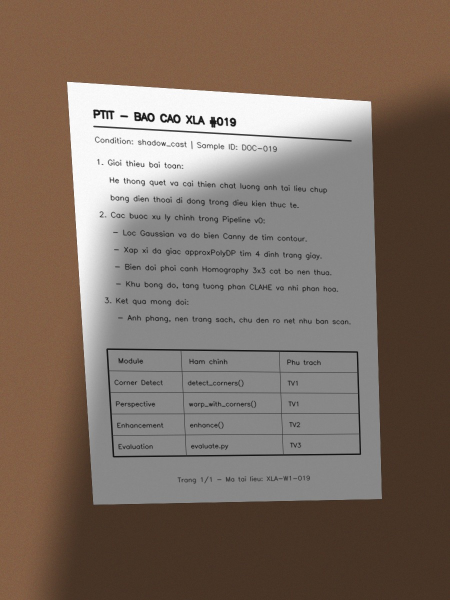
#> input picture data/raw/doc_019.jpg, 900 x 1200 px (shown at 1/2 size)
$ python tv2_sandbox.py
#> lines starting #> are read from the running program, lines starting #| are printed output that depends on the picture
### core/enhancer.py
"""Module tiền xử lý và tăng cường chất lượng ảnh tài liệu.

================================================================================
PHÂN CÔNG: Thành viên 2 (TV2) sở hữu và chỉnh sửa file này.
Các thành viên khác KHÔNG sửa file này để tránh xung đột Git (Merge Conflict).
================================================================================

Lộ trình công việc của TV2 trong file này:
- Tuần 1 (Đã xong): Chốt chữ ký hàm `enhance(image, ...)` và các hàm con.
- Tuần 2:
    + Hoàn thiện `to_grayscale(image)`: chuyển ảnh màu BGR sang đa mức xám.
    + Hoàn thiện `apply_threshold(gray, cfg)`: cài đặt ngưỡng toàn cục Otsu (`"otsu"`)
      và ngưỡng thích nghi (`"adaptive_mean"`, `"adaptive_gaussian"`).
- Tuần 3:
    + Hoàn thiện `remove_shadow_bg(gray, cfg)`: ước lượng nền sáng bằng phép đóng hình thái học
      (Morphological Closing) hoặc làm mờ nhân lớn, sau đó chia chuẩn hóa để khử bóng đổ.
    + Hoàn thiện `denoise_image(gray, cfg)`: lọc trung vị (Median) hoặc lọc song phương (Bilateral).
    + Hoàn thiện `apply_clahe(gray, cfg)`: cân bằng biểu đồ mức xám cục bộ có giới hạn tương phản.
"""

from __future__ import annotations

from typing import Any
import cv2
import numpy as np


DEFAULT_ENHANCE_CONFIG: dict[str, Any] = {
    "bg_kernel_size": 31,
    "denoise_method": "median",          # "median" hoặc "bilateral"
    "denoise_ksize": 3,
    "bilateral_d": 9,
    "bilateral_sigma_color": 50,
    "bilateral_sigma_space": 50,
    "clahe_clip_limit": 2.0,
    "clahe_tile_grid": (8, 8),
    "threshold_method": "adaptive_gaussian",
    "block_size": 21,
    "c_offset": 10,
}

def _validate_gray(gray: np.ndarray) -> np.ndarray:
    """Kiểm tra ảnh xám đầu vào và chuẩn hóa về uint8."""
    if gray is None or not isinstance(gray, np.ndarray) or gray.size == 0:
        raise ValueError("Ảnh đầu vào không hợp lệ (None hoặc rỗng).")
    if gray.ndim != 2:
        raise ValueError("Hàm này yêu cầu ảnh xám một kênh (HxW).")
    if gray.dtype != np.uint8:
        gray = np.clip(gray, 0, 255).astype(np.uint8)
    return gray


def to_grayscale(image: np.ndarray) -> np.ndarray:
    """Chuyển ảnh BGR 3 kênh sang ảnh đa mức xám 1 kênh uint8."""
    if image is None or not isinstance(image, np.ndarray) or image.size == 0:
        raise ValueError("Ảnh đầu vào không hợp lệ (None hoặc rỗng).")

    if image.dtype != np.uint8:
        image = np.clip(image, 0, 255).astype(np.uint8)

    if image.ndim == 2:
        return image.copy()

    if image.ndim == 3 and image.shape[2] == 3:
        return cv2.cvtColor(image, cv2.COLOR_BGR2GRAY)

    raise ValueError("Ảnh phải có dạng HxW (xám) hoặc HxWx3 (BGR).")


def remove_shadow_bg(gray: np.ndarray, cfg: dict[str, Any]) -> np.ndarray:
    """
    Ước lượng nền sáng bằng Morphological Closing rồi chia chuẩn hóa.

    Closing giúp lấp các vùng tối nhỏ (ví dụ nét chữ) để ước lượng nền
    chiếu sáng. Kernel cần đủ lớn so với độ dày nét chữ và kích thước ảnh.
    """
    gray = _validate_gray(gray)
    cfg = cfg or {}

    ksize = int(cfg.get("bg_kernel_size", DEFAULT_ENHANCE_CONFIG["bg_kernel_size"]))
    ksize = max(3, ksize)
    if ksize % 2 == 0:
        ksize += 1

    kernel = cv2.getStructuringElement(
        cv2.MORPH_ELLIPSE, (ksize, ksize)
    )
    background = cv2.morphologyEx(gray, cv2.MORPH_CLOSE, kernel)

    # Tránh chia cho 0 tại các điểm nền rất tối.
    background = np.maximum(background, 1)
    corrected = cv2.divide(gray, background, scale=255)

    # Giữ dải mức xám đầy đủ sau chuẩn hóa.
    corrected = cv2.normalize(
        corrected, None, alpha=0, beta=255, norm_type=cv2.NORM_MINMAX
    )
    return corrected.astype(np.uint8)


def denoise_image(gray: np.ndarray, cfg: dict[str, Any]) -> np.ndarray:
    """Khử nhiễu bằng Median hoặc Bilateral theo cấu hình."""
    gray = _validate_gray(gray)
    cfg = cfg or {}

    method = str(cfg.get("denoise_method", "median")).lower()

    if method == "median":
        ksize = int(cfg.get("denoise_ksize", 3))
        ksize = max(3, ksize)
        if ksize % 2 == 0:
            ksize += 1
        return cv2.medianBlur(gray, ksize)

    if method == "bilateral":
        d = int(cfg.get("bilateral_d", 9))
        sigma_color = float(cfg.get("bilateral_sigma_color", 50))
        sigma_space = float(cfg.get("bilateral_sigma_space", 50))
        return cv2.bilateralFilter(
            gray, d, sigma_color, sigma_space
        )

    raise ValueError(
        "denoise_method không hợp lệ. Chọn 'median' hoặc 'bilateral'."
    )


def apply_clahe(gray: np.ndarray, cfg: dict[str, Any]) -> np.ndarray:
    """Tăng cường tương phản cục bộ bằng CLAHE."""
    gray = _validate_gray(gray)
    cfg = cfg or {}

    clip_limit = float(
        cfg.get("clahe_clip_limit", DEFAULT_ENHANCE_CONFIG["clahe_clip_limit"])
    )
    tile_grid = tuple(
        cfg.get("clahe_tile_grid", DEFAULT_ENHANCE_CONFIG["clahe_tile_grid"])
    )

    if clip_limit <= 0:
        raise ValueError("clahe_clip_limit phải lớn hơn 0.")
    if len(tile_grid) != 2 or int(tile_grid[0]) <= 0 or int(tile_grid[1]) <= 0:
        raise ValueError("clahe_tile_grid phải gồm 2 số nguyên dương.")

    clahe = cv2.createCLAHE(
        clipLimit=clip_limit,
        tileGridSize=(int(tile_grid[0]), int(tile_grid[1])),
    )
    return clahe.apply(gray)


def apply_threshold(gray: np.ndarray, cfg: dict[str, Any]) -> np.ndarray:
    """
    Nhị phân hóa ảnh, tạo chữ tối trên nền sáng.

    Hỗ trợ:
    - "otsu"
    - "adaptive_mean"
    - "adaptive_gaussian"
    """
    gray = _validate_gray(gray)
    cfg = cfg or {}

    method = str(cfg.get("threshold_method", "adaptive_gaussian")).lower()

    if method == "otsu":
        _, binary = cv2.threshold(
            gray,
            0,
            255,
            cv2.THRESH_BINARY + cv2.THRESH_OTSU,
        )
        return binary

    if method in ("adaptive_mean", "adaptive_gaussian"):
        block_size = int(cfg.get("block_size", 21))
        if block_size < 3:
            raise ValueError("block_size phải lớn hơn hoặc bằng 3.")
        if block_size % 2 == 0:
            raise ValueError("block_size phải là số lẻ.")

        c_offset = float(cfg.get("c_offset", 10))
        adaptive_method = (
            cv2.ADAPTIVE_THRESH_MEAN_C
            if method == "adaptive_mean"
            else cv2.ADAPTIVE_THRESH_GAUSSIAN_C
        )

        return cv2.adaptiveThreshold(
            gray,
            255,
            adaptive_method,
            cv2.THRESH_BINARY,
            block_size,
            c_offset,
        )

    raise ValueError(
        "threshold_method không hợp lệ. Chọn 'otsu', "
        "'adaptive_mean' hoặc 'adaptive_gaussian'."
    )


def enhance(
    image: np.ndarray,
    remove_shadow: bool = True,
    denoise: bool = True,
    use_clahe: bool = True,
    binarize: bool = True,
    config: dict[str, Any] | None = None,
) -> np.ndarray:
    """
    Hàm giao diện chính: tăng cường chất lượng ảnh tài liệu đã nắn phẳng.

    Giữ nguyên tên hàm và tham số cờ để TV3 có thể bật/tắt từng bước
    trong Ablation Study.

    Args:
        image: Ảnh BGR (HxWx3) hoặc ảnh xám (HxW), uint8.
        remove_shadow: Bật/tắt bước loại bỏ bóng.
        denoise: Bật/tắt bước khử nhiễu.
        use_clahe: Bật/tắt bước tăng tương phản CLAHE.
        binarize: Bật/tắt bước nhị phân hóa.
        config: Các tham số ghi đè DEFAULT_ENHANCE_CONFIG.

    Returns:
        Ảnh xám hoặc nhị phân một kênh HxW, dtype uint8.
    """
    gray = to_grayscale(image)
    cfg = {**DEFAULT_ENHANCE_CONFIG, **(config or {})}

    out = gray

    if remove_shadow:
        out = remove_shadow_bg(out, cfg)

    if denoise:
        out = denoise_image(out, cfg)

    if use_clahe:
        out = apply_clahe(out, cfg)

    if binarize:
        out = apply_threshold(out, cfg)

    return out

### experiments/tv2_sandbox.py

"""
Script kiểm thử riêng dành cho Thành viên 2 (TV2).

Chức năng:
1. Kiểm thử trên 6 ảnh doc_019 đến doc_024 (nhóm ảnh có bóng đổ).
2. Lưu ảnh grayscale.
3. So sánh trước/sau khi khử bóng đổ.
4. So sánh trước/sau CLAHE.
5. So sánh Otsu, Adaptive Mean và Adaptive Gaussian.
6. Lưu ảnh kết quả của pipeline enhance() hoàn chỉnh.
7. Tạo ảnh tổng hợp để phục vụ báo cáo mục 2.5–2.7 và 8.2.

Cách chạy:
    python3 experiments/tv2_sandbox.py

Chạy một ảnh:
    python3 experiments/tv2_sandbox.py --images doc_019

Kết quả:
    experiments/outputs/tv2/
"""

from __future__ import annotations

import argparse
import sys
from pathlib import Path

import cv2
import numpy as np


# ============================================================
# 1. PROJECT CONFIGURATION
# ============================================================

PROJECT_ROOT = Path(__file__).resolve().parent.parent

if str(PROJECT_ROOT) not in sys.path:
    sys.path.insert(0, str(PROJECT_ROOT))

from core.enhancer import (
    DEFAULT_ENHANCE_CONFIG,
    to_grayscale,
    remove_shadow_bg,
    denoise_image,
    apply_clahe,
    apply_threshold,
    enhance,
)


RAW_DIR = PROJECT_ROOT / "data" / "raw"

OUTPUT_DIR = (
    PROJECT_ROOT
    / "experiments"
    / "outputs"
    / "tv2"
)

DEFAULT_IMAGES = [
    "doc_019",
    "doc_020",
    "doc_021",
    "doc_022",
    "doc_023",
    "doc_024",
]


# ============================================================
# 2. UTILITY FUNCTIONS
# ============================================================

def save_image(path: Path, image: np.ndarray) -> None:
    """
    Lưu ảnh vào đường dẫn chỉ định.
    Tự động tạo thư mục nếu chưa tồn tại.
    """

    path.parent.mkdir(parents=True, exist_ok=True)

    if image is None or image.size == 0:
        print(f"[WARNING] Empty image: {path.name}")
        return

    success = cv2.imwrite(str(path), image)

    if success:
        print(f"[SAVED] {path.name}")
    else:
        print(f"[ERROR] Cannot save: {path}")


def create_config(**overrides) -> dict:
    """
    Tạo bản config riêng để thử nghiệm.
    Không thay đổi DEFAULT_ENHANCE_CONFIG.
    """

    config = dict(DEFAULT_ENHANCE_CONFIG)
    config.update(overrides)

    return config


def resize_for_comparison(
    image: np.ndarray,
    max_width: int = 600
) -> np.ndarray:
    """
    Resize ảnh để tạo ảnh so sánh.
    Giữ nguyên tỷ lệ khung hình.
    """

    height, width = image.shape[:2]

    if width <= max_width:
        return image.copy()

    scale = max_width / width

    new_width = int(width * scale)
    new_height = int(height * scale)

    return cv2.resize(
        image,
        (new_width, new_height),
        interpolation=cv2.INTER_AREA
    )


def create_comparison(
    images: list,
    output_path: Path,
    max_width: int = 600
) -> None:
    """
    Ghép nhiều ảnh thành một ảnh so sánh ngang.

    images:
        [
            ("Original", image1),
            ("Enhanced", image2)
        ]
    """

    panels = []

    for title, image in images:

        if image is None:
            continue

        # Chuyển về grayscale để hiển thị thống nhất
        if len(image.shape) == 3:
            display = cv2.cvtColor(
                image,
                cv2.COLOR_BGR2GRAY
            )
        else:
            display = image.copy()

        display = resize_for_comparison(
            display,
            max_width
        )

        # Chuyển grayscale thành BGR
        display = cv2.cvtColor(
            display,
            cv2.COLOR_GRAY2BGR
        )

        height, width = display.shape[:2]

        # Tạo vùng tiêu đề
        header = np.full(
            (40, width, 3),
            245,
            dtype=np.uint8
        )

        cv2.putText(
            header,
            title,
            (10, 27),
            cv2.FONT_HERSHEY_SIMPLEX,
            0.65,
            (0, 0, 0),
            2,
            cv2.LINE_AA
        )

        panel = np.vstack([
            header,
            display
        ])

        panels.append(panel)

    if not panels:
        return

    # Đồng bộ chiều cao các panel
    max_height = max(
        panel.shape[0]
        for panel in panels
    )

    normalized_panels = []

    for panel in panels:

        if panel.shape[0] < max_height:

            padding = np.full(
                (
                    max_height - panel.shape[0],
                    panel.shape[1],
                    3
                ),
                255,
                dtype=np.uint8
            )

            panel = np.vstack([
                panel,
                padding
            ])

        normalized_panels.append(panel)

    comparison = np.hstack(normalized_panels)

    save_image(output_path, comparison)


# ============================================================
# 3. PROCESS ONE IMAGE
# ============================================================

def process_image(image_name: str) -> bool:

    print("\n" + "=" * 60)
    print(f"PROCESSING: {image_name}")
    print("=" * 60)

    image_path = RAW_DIR / f"{image_name}.jpg"

    image_output_dir = OUTPUT_DIR / image_name

    image_output_dir.mkdir(
        parents=True,
        exist_ok=True
    )

    # --------------------------------------------------------
    # Load original image
    # --------------------------------------------------------

    original = cv2.imread(
        str(image_path),
        cv2.IMREAD_COLOR
    )

    if original is None:

        print(f"[ERROR] Cannot read image: {image_path}")

        return False

    print("[OK] Original image loaded")

    save_image(
        image_output_dir / "00_original.jpg",
        original
    )

    # --------------------------------------------------------
    # STEP 1: Grayscale
    # --------------------------------------------------------

    print("\n[STEP 1] Grayscale conversion")

    gray = to_grayscale(original)

    save_image(
        image_output_dir / "01_grayscale.jpg",
        gray
    )

    # --------------------------------------------------------
    # STEP 2: Shadow removal
    # --------------------------------------------------------

    print("\n[STEP 2] Shadow removal")

    shadow_config = create_config()

    shadow_removed = remove_shadow_bg(
        gray,
        shadow_config
    )

    save_image(
        image_output_dir / "02_shadow_removed.jpg",
        shadow_removed
    )

    create_comparison(
        [
            ("Before Shadow Removal", gray),
            ("After Shadow Removal", shadow_removed),
        ],
        image_output_dir / "compare_shadow_removal.jpg"
    )

    # --------------------------------------------------------
    # STEP 3: Denoising
    # --------------------------------------------------------

    print("\n[STEP 3] Denoising")

    denoised = denoise_image(
        shadow_removed,
        create_config()
    )

    save_image(
        image_output_dir / "03_denoised.jpg",
        denoised
    )

    # --------------------------------------------------------
    # STEP 4: CLAHE
    # --------------------------------------------------------

    print("\n[STEP 4] CLAHE")

    clahe_result = apply_clahe(
        denoised,
        create_config()
    )

    save_image(
        image_output_dir / "04_clahe.jpg",
        clahe_result
    )

    create_comparison(
        [
            ("Before CLAHE", denoised),
            ("After CLAHE", clahe_result),
        ],
        image_output_dir / "compare_clahe.jpg"
    )

    # --------------------------------------------------------
    # STEP 5: Thresholding comparison
    # --------------------------------------------------------

    print("\n[STEP 5] Thresholding comparison")

    # Otsu Thresholding
    otsu_result = apply_threshold(
        clahe_result,
        create_config(
            threshold_method="otsu"
        )
    )

    save_image(
        image_output_dir / "05_otsu.jpg",
        otsu_result
    )

    # Adaptive Mean Thresholding
    adaptive_mean_result = apply_threshold(
        clahe_result,
        create_config(
            threshold_method="adaptive_mean"
        )
    )

    save_image(
        image_output_dir / "06_adaptive_mean.jpg",
        adaptive_mean_result
    )

    # Adaptive Gaussian Thresholding
    adaptive_gaussian_result = apply_threshold(
        clahe_result,
        create_config(
            threshold_method="adaptive_gaussian"
        )
    )

    save_image(
        image_output_dir / "07_adaptive_gaussian.jpg",
        adaptive_gaussian_result
    )

    # So sánh 3 phương pháp
    create_comparison(
        [
            ("Otsu", otsu_result),
            ("Adaptive Mean", adaptive_mean_result),
            ("Adaptive Gaussian", adaptive_gaussian_result),
        ],
        image_output_dir / "compare_threshold_methods.jpg"
    )

    # --------------------------------------------------------
    # STEP 6: Full enhancement pipeline
    # --------------------------------------------------------

    print("\n[STEP 6] Full enhancement pipeline")

    full_result = enhance(
        original,
        remove_shadow=True,
        denoise=True,
        use_clahe=True,
        binarize=True
    )

    save_image(
        image_output_dir / "08_full_enhanced.jpg",
        full_result
    )

    # --------------------------------------------------------
    # STEP 7: Pipeline overview
    # --------------------------------------------------------

    print("\n[STEP 7] Creating pipeline overview")

    create_comparison(
        [
            ("Grayscale", gray),
            ("Shadow Removed", shadow_removed),
            ("Denoised", denoised),
            ("CLAHE", clahe_result),
            ("Final Output", full_result),
        ],
        image_output_dir / "pipeline_overview.jpg",
        max_width=450
    )

    print(f"\n[COMPLETED] {image_name}")

    return True


# ============================================================
# 4. MAIN
# ============================================================

def parse_arguments():

    parser = argparse.ArgumentParser(
        description="TV2 Document Enhancement Sandbox"
    )

    parser.add_argument(
        "--images",
        nargs="+",
        default=DEFAULT_IMAGES,
        help="Image names to process"
    )

    return parser.parse_args()


def main():

    args = parse_arguments()

    OUTPUT_DIR.mkdir(
        parents=True,
        exist_ok=True
    )

    print("=" * 60)
    print("TV2 - DOCUMENT IMAGE ENHANCEMENT TEST")
    print("=" * 60)

    print("Input directory :", RAW_DIR)
    print("Output directory:", OUTPUT_DIR)

    successful = []
    failed = []

    for image_name in args.images:

        # Chấp nhận cả doc_019 và doc_019.jpg
        image_name = Path(image_name).stem

        try:

            result = process_image(image_name)
#> in process_image, original is the input picture: shape (1200, 900, 3); mean B, G, R 99.4, 110.3, 125.3
#> the loop in create_comparison, `for title, image in images: ` made 2 passes
#> pass 1, in create_comparison, `display = cv2.cvtColor( display, cv2.COLOR_GRAY2BGR )`:
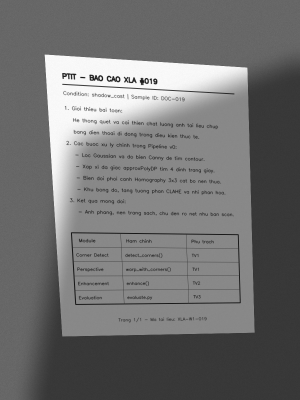
#> display: shape (800, 600, 3) (shown at 1/2 size); min 19, max 253, mean 113.5
#> pass 1, in create_comparison, `panel = np.vstack([ header, display ])`:
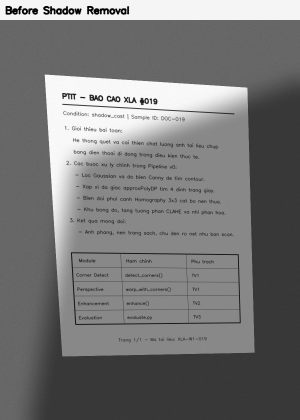
#> panel: shape (840, 600, 3) (shown at 1/2 size); min 0, max 253, mean 118.8
#> pass 2, in create_comparison, `panel = np.vstack([ header, display ])`:
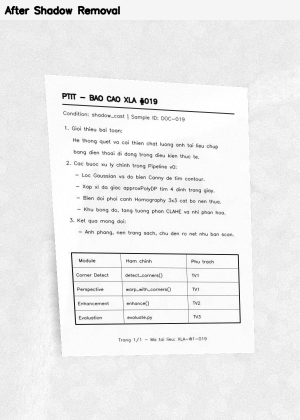
#> panel: shape (840, 600, 3) (shown at 1/2 size); min 0, max 255, mean 237.1
#> after the loop in create_comparison, `for title, image in images:`:
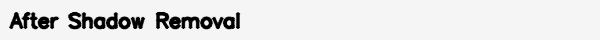
#> header: shape (40, 600, 3); min 0, max 245, mean 225.7
#> after the loop in create_comparison, `for title, image in images:`: panels = 2 items
#> in create_comparison, `max_height = max( panel.shape[0] for panel in panels )`: max_height = 840
#> the loop in create_comparison, `for panel in panels: ` made 2 passes
#> after the loop in create_comparison, `for panel in panels:`: normalized_panels = 2 items
#> in create_comparison, `comparison = np.hstack(normalized_panels)`:
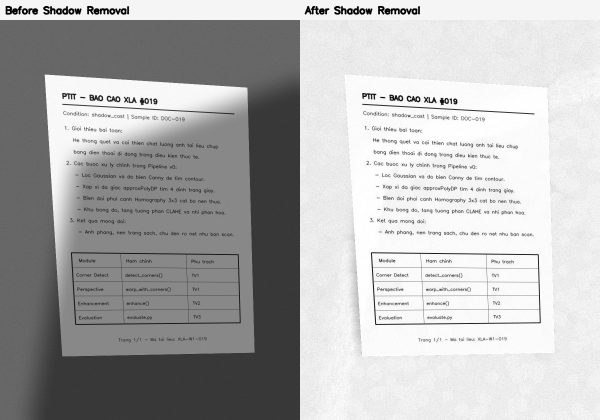
#> comparison: shape (840, 1200, 3) (shown at 1/2 size); min 0, max 255, mean 177.9
#> in denoise_image, `cfg = cfg or {}`: cfg = 11 items
#> in denoise_image, `method = str(cfg.get("denoise_method", "median")).lower()`: method = 'median'
#> in denoise_image, `ksize = int(cfg.get("denoise_ksize", 3))`: ksize = 3
#> in apply_clahe, `cfg = cfg or {}`: cfg = 11 items
#> in apply_clahe, `clip_limit = float( cfg.get("clahe_clip_limit", DEFAULT_ENHANCE_CONFIG..`: clip_limit = 2
#> in apply_clahe, `tile_grid = tuple( cfg.get("clahe_tile_grid", DEFAULT_ENHANCE_CONFIG["..`: tile_grid = (8, 8)
#> in apply_clahe, `return clahe.apply(gray)`:
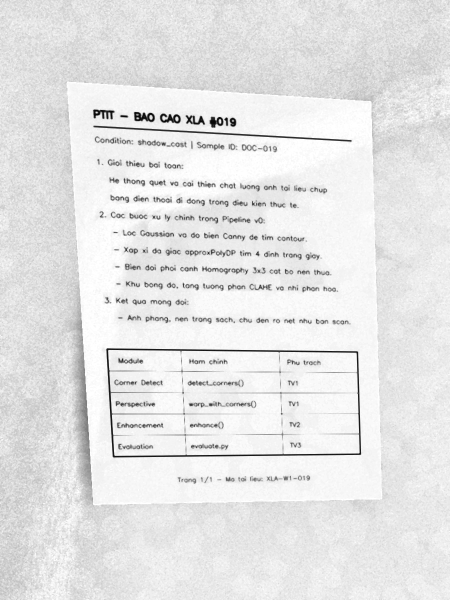
#> returned value: shape (1200, 900) (shown at 1/2 size); min 5, max 255, mean 229.1
#> call 2 of create_comparison, with max_width = 600
#> the loop in create_comparison (call 2), `for panel in panels: ` made 2 passes
#> in create_comparison (call 2), `comparison = np.hstack(normalized_panels)`:
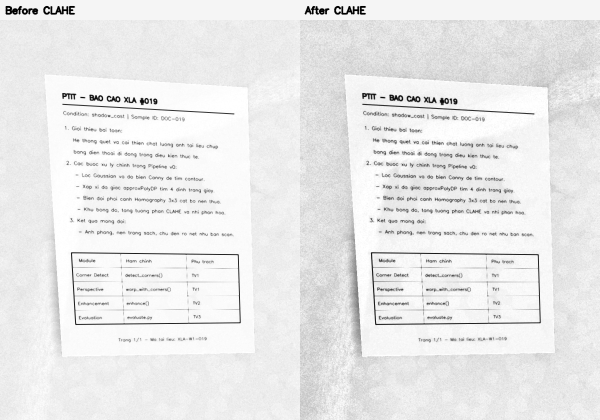
#> comparison: shape (840, 1200, 3) (shown at 1/2 size); min 0, max 255, mean 233.7
#> in apply_threshold, `cfg = cfg or {}`: cfg = 11 items
#> in apply_threshold, `method = str(cfg.get("threshold_method", "adaptive_gaussian")).lower()`: method = 'otsu'
#> (the rest of the program and of its run is left out)
